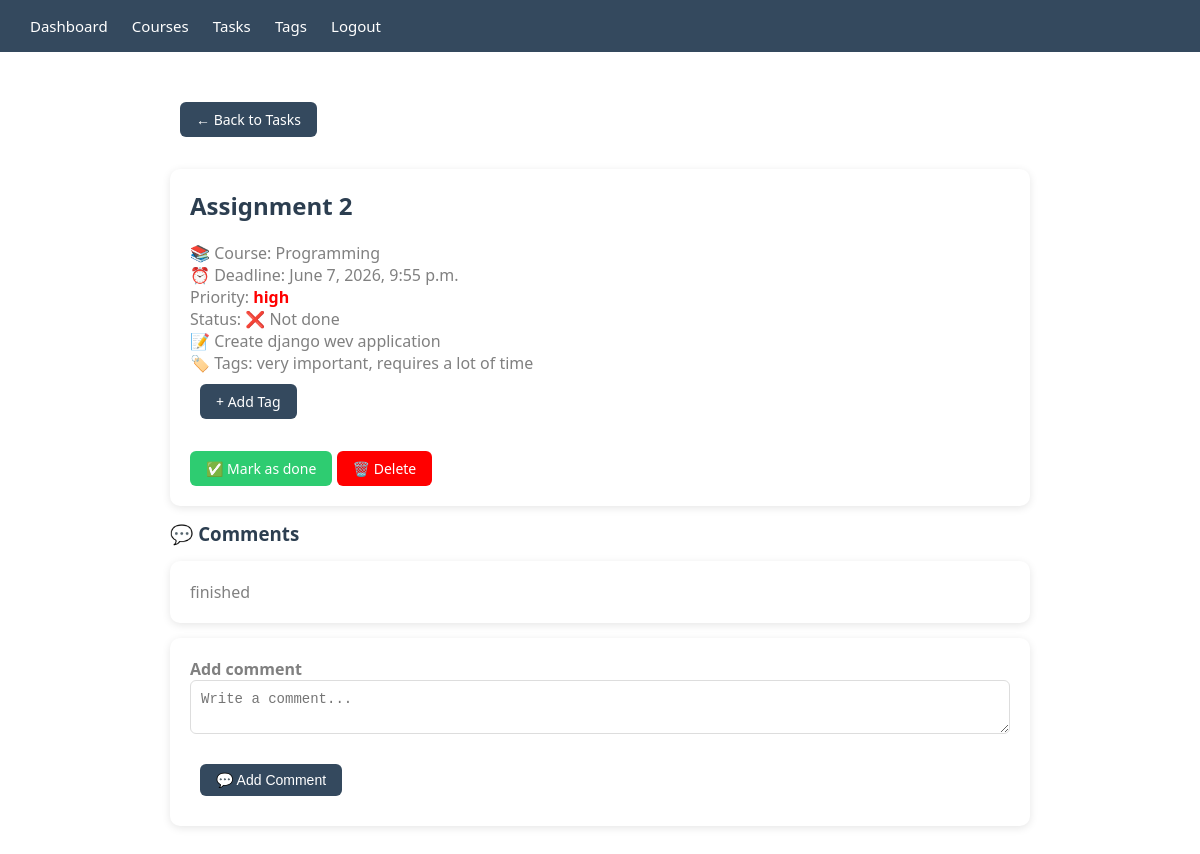
Screenshot of /tasks/17/ (signed in) with the database file from the repository.
### planner/models.py (models this page shows, shortened)
class BaseModel(models.Model):
    created_at = models.DateTimeField(auto_now_add=True)
    updated_at = models.DateTimeField(auto_now=True)
    class Meta:
        abstract = True

class Task(BaseModel):
    PRIORITY_CHOICES = [
        ('low', 'Low'),
        ('medium', 'Medium'),
        ('high', 'High'),
    ]
    title = models.CharField(max_length=200)
    description = models.TextField()
    deadline = models.DateTimeField()
    is_completed = models.BooleanField(default=False)
    priority = models.CharField(max_length=10, choices=PRIORITY_CHOICES, default='low')
    course = models.ForeignKey(Course, on_delete=models.CASCADE)
    user = models.ForeignKey(User, on_delete=models.CASCADE)

class Course(BaseModel):  # ← BaseModel замість models.Model
    name = models.CharField(max_length=200)
    instructor = models.CharField(max_length=200)
    schedule = models.CharField(max_length=200)
    user = models.ForeignKey(User, on_delete=models.CASCADE)

class TaskTag(BaseModel):
    task = models.ForeignKey(Task, on_delete=models.CASCADE)
    tag = models.ForeignKey(Tag, on_delete=models.CASCADE)

class Tag(BaseModel):
    name = models.CharField(max_length=50)

class Comment(BaseModel):
    content = models.TextField()
    task = models.ForeignKey(Task, on_delete=models.CASCADE)
    user = models.ForeignKey(User, on_delete=models.CASCADE)

### planner/views.py (the view)
# urls.py: path('tasks/<int:task_id>/', views.task_detail, name='task_detail'),
@login_required
def task_detail(request, task_id):
    task = Task.objects.get(id=task_id, user=request.user)
    comments = Comment.objects.filter(task=task)
    return render(request, 'task_detail.html', {'task': task, 'comments': comments})

### planner/context_processors.py (called while the page is built)
def weather_processor(request):
    if not request.user.is_authenticated:
        return {}
    try:
        ip_response = requests.get('http://ip-api.com/json/', timeout=3)
        ip_data = ip_response.json()
        city = ip_data.get('city', 'Vienna')
        url = "https://api.openweathermap.org/data/2.5/weather"
        response = requests.get(url, params={
            'q': city,
            'appid': settings.OPENWEATHER_API_KEY,
            'units': 'metric'
        }, timeout=3)
        data = response.json()
        weather = {
            'city': city,
            'temperature': round(data['main']['temp']),
            'condition': data['weather'][0]['description'],
        }
    except:
        weather = None
    return {'weather': weather}

### planner/templates/task_detail.html (shortened to what this page needs)
{% extends 'base.html' %}
{% block content %}
    <a href="/tasks/" class="btn btn-primary">← Back to Tasks</a>
    <br><br>
    <div class="card">
        <h2>{{ task.title }}</h2>
        <p>📚 Course: {{ task.course.name }}</p>
        <p>⏰ Deadline: {{ task.deadline }}</p>
        <p>Priority: <span class="tag-{{ task.priority }}">{{ task.priority }}</span></p>
        <p>Status: {% if task.is_completed %} ✅ Done {% else %} ❌ Not done {% endif %}</p>
        {% if task.description %}
        <p>📝 {{ task.description }}</p>
        {% endif %}
        <p>🏷️ Tags:
            {% for tasktag in task.tasktag_set.all %}
                {{ tasktag.tag.name }}{% if not forloop.last %}, {% endif %}
            {% empty %}
                No tags
            {% endfor %}
        </p>
        <a href="/tasks/{{ task.id }}/add-tag/" class="btn btn-primary">+ Add Tag</a>
        <br><br>
        {% if not task.is_completed %}
            <a href="/tasks/complete/{{ task.id }}/" class="btn btn-success">✅ Mark as done</a>
        {% endif %}
        <a href="/tasks/delete/{{ task.id }}/" class="btn btn-danger">🗑️ Delete</a>
    </div>
    <h3>💬 Comments</h3>
    {% for comment in comments %}
        <div class="card">
            <p>{{ comment.content }}</p>
        </div>
    {% empty %}
        <div class="card">
            <p>No comments yet.</p>
        </div>
    {% endfor %}
    <div class="card">
        <h4>Add comment</h4>
        <form method="post" action="/tasks/{{ task.id }}/comment/">
            <textarea name="content" placeholder="Write a comment..." required></textarea>
            <button type="submit" class="btn btn-primary">💬 Add Comment</button>
        </form>
    </div>
{% endblock %}

### planner/static/css/style.css (style rules this page uses)
* { margin: 0; padding: 0; box-sizing: border-box; }
body { font-family: 'Segoe UI', sans-serif; background-color: white; color: grey; }
h2 { margin-bottom: 20px; color: #2c3e50; }
h3 { margin-bottom: 15px; color: #2c3e50; }
.card { background: white; border-radius: 10px; padding: 20px; margin-bottom: 15px; box-shadow: 0 2px 8px rgba(0,0,0,0.1); }
.btn { display: inline-block; padding: 8px 16px; border-radius: 6px; text-decoration: none; font-size: 14px; cursor: pointer; border: none; }
.btn-primary { margin: 10px; background-color: #34495e; color: white; }
.btn-danger { background-color: red; color: white; }
.btn-success { background-color: #2ecc71; color: white; }
input[type="text"], input[type="password"], input[type="datetime-local"], textarea, select { width: 100%; padding: 10px; margin-bottom: 15px; border: 1px solid #ddd; border-radius: 6px; font-size: 14px; }
.tag-high { color: red; font-weight: bold; }

### rows the page displays
Task: title "Assignment 2", course.name "Programming", deadline "June 7, 2026, 9:55 p.m.", priority "high", description "Create django wev application"
TaskTag: tag.name "very important"
TaskTag: tag.name "requires a lot of time"
Comment: content "finished"
